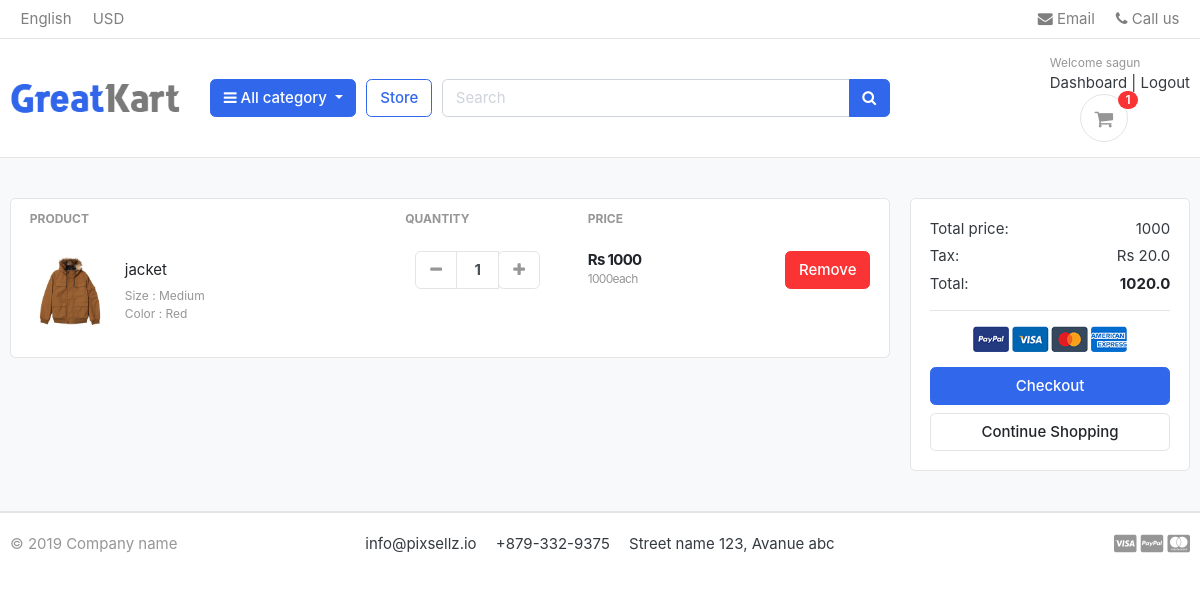
Screenshot of /cart/ (signed in) with the database file from the repository.
### accounts/models.py (models this page shows, shortened)
class Account(AbstractBaseUser):
    first_name = models.CharField(max_length=50)
    last_name  = models.CharField(max_length=50)
    username   = models.CharField(max_length=50, unique=True)
    email      = models.EmailField(max_length=100, unique=True)
    phone_number = models.CharField(max_length=50)
    date_joined  = models.DateTimeField(auto_now_add=True)
    last_login   = models.DateTimeField(auto_now_add=True)
    is_admin     = models.BooleanField(default=False)
    is_staff     = models.BooleanField(default=False)
    is_active    = models.BooleanField(default=False) #change when mail verification is added
    is_superadmin  = models.BooleanField(default=False)
    USERNAME_FIELD = 'email'
    REQUIRED_FIELDS = ['username','first_name','last_name']
    objects = MyAccountManager()

### carts/models.py (models this page shows, shortened)
class CartItem(models.Model):
    user = models.ForeignKey(Account, on_delete=models.CASCADE, null=True)
    product = models.ForeignKey(Product, on_delete=models.CASCADE)
    variations = models.ManyToManyField(Variation, blank=True)
    cart    = models.ForeignKey(Cart, on_delete=models.CASCADE, null=True)
    quantity = models.IntegerField()
    is_active = models.BooleanField(default=True)
    def sub_total(self):
        return self.product.price * self.quantity

### store/models.py (models this page shows, shortened)
class Product(models.Model):
    product_name     = models.CharField(max_length=200, unique=True)
    slug             = models.SlugField(max_length=200, unique=True)
    description      = models.TextField(max_length=500, blank=True)
    price            = models.IntegerField()
    Images           = models.ImageField(upload_to='photos/products')
    stock            = models.IntegerField()
    is_available     = models.BooleanField(default=True)
    category         = models.ForeignKey(Category, on_delete=models.CASCADE)
    created_date     = models.DateTimeField(auto_now_add=True)
    modified_date    = models.DateTimeField(auto_now_add=True)
    def get_url(self):
        return reverse('product_detail', args=[self.category.slug, self.slug])# self means product ,slug is field under product

class Variation(models.Model):
    product = models.ForeignKey(Product, on_delete=models.CASCADE)
    variation_category = models.CharField(max_length=100, choices= variation_category_choice)
    variation_value    = models.CharField(max_length=100)
    is_active          = models.BooleanField(default=True)
    created_date       = models.DateTimeField(auto_now=True)
    objects = VariationManager()

### carts/views.py (the view)
# urls.py: path('cart/', include('carts.urls')),
def cart(request, total=0, quantity=0, cart_items=None):
    try:
        tax = 0
        grand_total = 0
        if request.user.is_authenticated:
            cart_items = CartItem.objects.filter(user=request.user, is_active=True)
        else:
            cart = Cart.objects.get(cart_id=_cart_id(request))
            cart_items = CartItem.objects.filter(cart=cart, is_active=True)
        for cart_item in cart_items:
            total += (cart_item.product.price * cart_item.quantity)
            quantity += cart_item.quantity
        tax = (2 * total)/100
        grand_total = total + tax
    except ObjectDoesNotExist:
        pass #just ignore
    context = {
        'total': total,
        'quantity': quantity,
        'cart_items': cart_items,
        'tax'       : tax,
        'grand_total': grand_total,
    }
    return render(request, 'store/cart.html', context)

### carts/context_processors.py (called while the page is built)
def counter(request):
    cart_count = 0
    if 'admin' in request.path:
        return {}
    else:
        try:
            cart = Cart.objects.filter(cart_id=_cart_id(request))
            if request.user.is_authenticated:
                cart_items = CartItem.objects.all().filter(user=request.user)
            else:
                cart_items = CartItem.objects.all().filter(cart=cart[:1])
            for cart_item in cart_items:
                cart_count += cart_item.quantity
        except  Cart.DoesNotExist:
            cart_count = 0
    return dict(cart_count=cart_count)

### carts/views.py (called while the page is built)
def _cart_id(request):
    cart = request.session.session_key
    if not cart:
        cart = request.session.create()
    return cart

### category/context_processors.py (called while the page is built)
def menu_links(request):
    links = Category.objects.all()
    return dict(links=links)

### category/models.py (called while the page is built)
    def get_url(self):
        return reverse('products_by_category', args=[self.slug])

### templates/store/cart.html (shortened to what this page needs)
{% extends 'base.html' %}
{% load static %}
{% block content %}
<section class="section-content padding-y bg">
    <div class="container">
    {% if not cart_items %}
        <h2 class="text-center">Your Shopping Cart is Empty</h2>
        <br>
        <div class="text-center">
            <a href="{% url 'store' %}" class="btn btn-primary">Continue Shopping</a>
        </div>
    {% else %}
    <div class="row">
        <aside class="col-lg-9">
    <div class="card">
    <table class="table table-borderless table-shopping-cart">
    <thead class="text-muted">
    <tr class="small text-uppercase">
      <th scope="col">Product</th>
      <th scope="col" width="120">Quantity</th>
      <th scope="col" width="120">Price</th>
      <th scope="col" class="text-right" width="200"> </th>
    </tr>
    </thead>
    <tbody>
{% for cart_item in cart_items %}
    <tr>
        <td>
            <figure class="itemside align-items-center">
                <div class="aside"><img src="{{ cart_item.product.Images.url}}" class="img-sm"></div>
                <figcaption class="info">
                    <a href="{{ cart_item.product.get_url }}" class="title text-dark">{{ cart_item.product.product_name }}</a>
                    <p class="text-muted small">
                        {% if cart_item.variations.all %}
                            {% for item in cart_item.variations.all %}
                                {{ item.variation_category | capfirst }} : {{ item.variation_value | capfirst }} <br>
                            {% endfor %}
                        {% endif %}
                    </p>
                </figcaption>
            </figure>
        </td>
        <td>
                        <div class="col">
                            <div class="input-group input-spinner">
                                <div class="input-group-prepend">
                                <a href="{% url 'remove_cart' cart_item.product.id cart_item.id %}" class="btn btn-light" type="button" id="button-plus"> <i class="fa fa-minus"></i> </a>
                                </div>
                                <input type="text" class="form-control"  value="{{ cart_item.quantity }}">
                                <div class="input-group-append">
                                    <form action="{% url 'add_cart' cart_item.product.id %}" method="POST">
                                        <button class="btn btn-light" type="submit" id="button-minus"> <i class="fa fa-plus"></i> </button>
                                    </form>
                              </div>
                            </div>
                        </div>
        </td>
        <td>
            <div class="price-wrap">
                <var class="price">Rs {{ cart_item.sub_total }}</var>
                <small class="text-muted"> {{ cart_item.product.price }}each </small>
            </div>
        </td>
        <td class="text-right">
        <a href="{% url 'remove_cart_item' cart_item.product.id cart_item.id %}"  onclick="return confirm('Are you sure you want to delete this item?')" class="btn btn-danger"> Remove </a>
        </td>
    </tr>
    {% endfor %}
    </tbody>
    </table>
    </div>
        </aside>
        <aside class="col-lg-3">
            <div class="card">
            <div class="card-body">
                <dl class="dlist-align">
                  <dt>Total price:</dt>
                  <dd class="text-right">{{total}}</dd>
                </dl>
                <dl class="dlist-align">
                  <dt>Tax:</dt>
                  <dd class="text-right"> Rs {{tax}} </dd>
                </dl>
                <dl class="dlist-align">
                  <dt>Total:</dt>
                  <dd class="text-right text-dark b"><strong>{{grand_total}}</strong></dd>
                </dl>
                <hr>
                <p class="text-center mb-3">
                <img src= "{% static './images/misc/payments.png' %}" height="26">
                </p>
                <a href="{% url 'checkout' %}" class="btn btn-primary btn-block"> Checkout </a>
                <a href="{% url 'store' %}" class="btn btn-light btn-block">Continue Shopping</a>
            </div>
            </div>
    </aside>
    </div>
    {% endif %}
    </div>
    </section>
{% endblock %}

### templates/includes/navbar.html (shortened to what this page needs)
{% load static %}
<header class="section-header">
    <nav class="navbar p-md-0 navbar-expand-sm navbar-light border-bottom">
    <div class="container">
      <div class="collapse navbar-collapse" id="navbarTop4">
        <ul class="navbar-nav mr-auto">
            <li class="nav-item dropdown">
                 <a href="#" class="nav-link">   English </a>
            </li>
            <li class="nav-item dropdown">
                <a href="#" class="nav-link"> USD </a>
            </li>
        </ul>
        <ul class="navbar-nav">
            <li><a href="#" class="nav-link"> <i class="fa fa-envelope"></i> Email </a></li>
            <li><a href="#" class="nav-link"> <i class="fa fa-phone"></i> Call us </a></li>
        </ul>
      </div>
    </div>
    </nav>
    <section class="header-main border-bottom">
        <div class="container">
    <div class="row align-items-center">
        <div class="col-lg-2 col-md-3 col-6">
            <a href="{% url 'home' %}" class="brand-wrap">
                 <img class="logo" src="{% static './images/logo.png' %}">
            </a>
        </div>
        <div class="col-lg col-sm col-md col-6 flex-grow-0">
            <div class="category-wrap dropdown d-inline-block float-right">
                <button type="button" class="btn btn-primary dropdown-toggle" data-toggle="dropdown">
                    <i class="fa fa-bars"></i> All category
                </button>
            </div>
        </div>
      <a href="{% url 'store' %}" class="btn btn-outline-primary">Store</a>
        <div class="col-lg  col-md-6 col-sm-12 col">
            <form action="{% url 'search' %}" class="search" method='GET'>
                <div class="input-group w-100">
                    <input type="text" class="form-control" style="width:60%;" placeholder="Search" name="keyword">
                    <div class="input-group-append">
                      <button class="btn btn-primary" type="submit">
                        <i class="fa fa-search"></i>
                      </button>
                    </div>
                </div>
            </form>
        </div>
        <div class="col-lg-3 col-sm-6 col-8 order-2 order-lg-3">
                    <div class="d-flex justify-content-end mb-3 mb-lg-0">
                        {% if user.id is None %}
                        <div class="widget-header">#no
                            <small class="title text-muted">Welcome guest!</small>
                            <div>
                                <a href="{% url 'login' %}">Sign in</a> <span class="dark-transp"> | </span>
                                <a href="{% url 'register' %}"> Register</a>
                            </div>
                        </div>
                        {% else %}
                        <div class="widget-header" >
                            <small class="title text-muted">Welcome {{user.first_name}}</small>
                            <div>
                                <a href="{% url 'dashboard' %}">Dashboard</a> <span class="dark-transp"> | </span>
                                <a href="{% url 'logout' %}"> Logout</a>
                            </div>
                        {% endif %}
                        <a href="{% url 'cart' %}" class="widget-header pl-3 ml-3">
                            <div class="icon icon-sm rounded-circle border"><i class="fa fa-shopping-cart"></i></div>
                            <span class="badge badge-pill badge-danger notify">{{cart_count}}</span>
                        </a>
                    </div>
                </div>
    </div>
        </div>
    </section>
</header>

### static/css/ui.css (style rules this page uses)
html { font-family: "Inter", sans-serif; font-size: 15px; }
.price-wrap { letter-spacing: -0.7px; }
.icon-xs, .icon-sm, .icon-md, .icon-lg { display: inline-block; text-align: center; flex-shrink: 0; flex-grow: 0; }
.icon-sm { width: 48px; height: 48px; line-height: 48px !important; font-size: 20px; }
.img-xs, .img-sm, .img-md, .img-lg { -o-object-fit: cover; object-fit: cover; flex-shrink: 0; flex-grow: 0; }
.img-sm { width: 80px; height: 80px; }
.padding-y { padding-top: 40px; padding-bottom: 40px; }
var { font-style: normal; }
figure { margin-bottom: 0; }
.bg { background-color: #f8f9fa; }
.b { font-weight: 600; }
p:last-child { margin-bottom: 0; }
.header-main { position: relative; padding-top: 1rem; padding-bottom: 1rem; }
.brand-wrap .logo, .navbar-brand .logo { margin-right: 7px; max-height: 42px; display: inline-block; }
.widget-header { display: inline-block; vertical-align: middle; position: relative; }
.widget-header a { color: #343a40; }
.widget-header i { color: #969696; }
.widget-header .title { display: block; }
.widget-header .notify { position: absolute; top: -3px; right: -10px; }
.btn-light { background-color: #fff; border-color: #e4e4e4; }
.btn-light i { color: #969696; }
.itemside { position: relative; display: flex; width: 100%; }
.itemside .aside { position: relative; flex-shrink: 0; }
.itemside .info { padding-left: 15px; padding-right: 7px; }
.itemside p { margin-bottom: 0; }
.itemside .title { display: block; margin-bottom: 5px; color: #212529; }
[class*=dlist-] { margin-bottom: 5px; }
[class*=dlist-] dd { margin-bottom: 0; }
.dlist-align { display: flex; }
.dlist-align dt { width: 150px; word-wrap: break-word; font-weight: normal; }
.dlist-align dd { flex-grow: 1; }
.notify { position: absolute; top: -4px; right: -10px; display: inline-block; padding: 0.25em 0.6em; font-size: 12px; line-height: 1; text-align: center; border-radius: 3rem; color: #fff; background-color: #fa3434; }
.price { font-weight: 600; color: #212529; }
.input-spinner { width: 125px; flex-wrap: nowrap; display: inline-flex; vertical-align: middle; }
.input-spinner input.form-control { text-align: center; max-width: 46px; font-weight: bold; flex-basis: 46px; border-color: #e4e4e4; flex-grow: 0; }
.input-spinner .btn { width: 42px; text-align: center; padding-left: 0.5rem; padding-right: 0.5rem; }
.table-shopping-cart.table td, .table-shopping-cart.table th { padding-left: 1.25rem; padding-right: 1.25rem; }
.table-shopping-cart .price-wrap { line-height: 1.2; }
.table-shopping-cart .price { font-weight: bold; margin-right: 5px; display: block; }

### rows the page displays
Account: first_name "sagun"
CartItem: product.Images (picture), product.product_name "jacket", quantity "1", sub_total "1000", product.price "1000"
Variation: variation_category "Size", variation_value "Medium"
Variation: variation_category "Color", variation_value "Red"

### other values shown
{{ cart_count }} "1"
{{ total }} "1000"
{{ tax }} "20.0"
{{ grand_total }} "1020.0"
